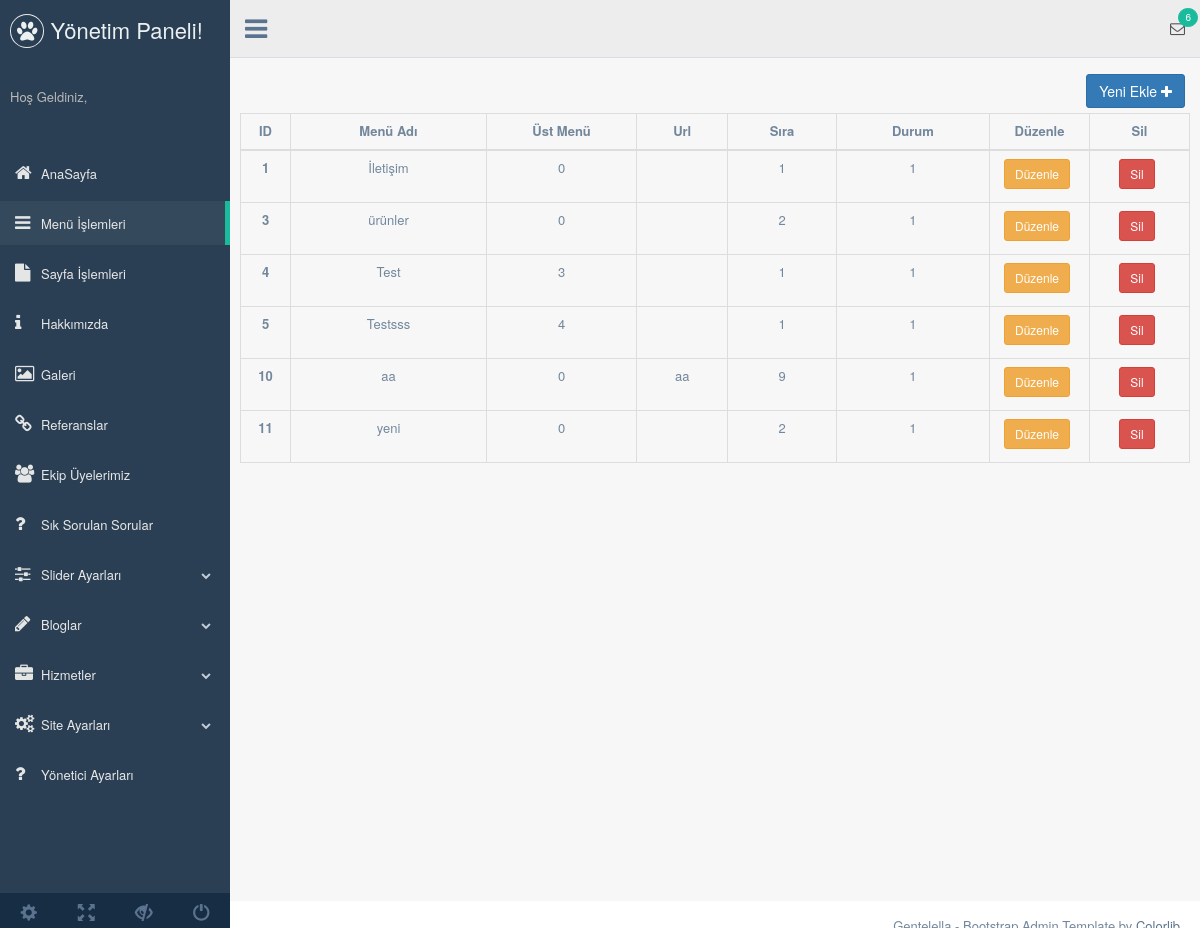
/admin/production/menu.php, run on the app's committed database.
### tables this page shows
CREATE TABLE `menu` (
  `menu_id` int(11) NOT NULL,
  `menu_ust` int(11) NOT NULL,
  `menu_ad` varchar(55) NOT NULL,
  `menu_url` varchar(255) DEFAULT NULL,
  `menu_sira` int(11) NOT NULL,
  `menu_durum` tinyint(1) NOT NULL,
  `sayfa_id` int(11) NOT NULL
);

### admin/functions/db.class.php (called while the page is built)
<?php
class Db{
    private $host = "localhost";
    private $username = "root";
    private $password = "";
    private $dbname = "admin";
    protected function connect()
    {
        try
        {
            $dsn = "mysql:host=".$this->host.";dbname=".$this->dbname;
            $pdo = new PDO($dsn,$this->username,$this->password);
            $pdo->setAttribute(PDO::ATTR_ERRMODE, PDO::ERRMODE_EXCEPTION);
            $pdo->setAttribute(PDO::ATTR_DEFAULT_FETCH_MODE, PDO::FETCH_OBJ);
            return $pdo;
        }
        catch(PDOException $e)
        {
            echo "Bağlantı Hatası: ".$e->getMessage();
        }
    }
}
?>

### admin/functions/functions.class.php (called while the page is built, shortened)
<?php
class menu extends Db
{
    public function menuGetir()
    {
        $query = "SELECT * FROM menu";
        $stmt = $this->connect()->prepare($query);
        $stmt->execute();
        return $stmt->fetchAll();
    }
}
?>

### admin/production/menu.php (the view, shortened to what this page needs)
<?php
require_once('../functions/db.class.php');
include "../functions/functions.class.php";
include "../production/inc/_header.php";
?>
<?php
$menu= new menu();
?>
<div class="right_col">
    <div class="row">
        <a href="menu-ekle.php" class="btn btn-primary" style="float:right; margin-top:6px;">Yeni Ekle <i class="fa fa-plus"></i></a>
        <table class="table table-bordered" style="text-align:center;">
                        <thead >
                            <tr >
                            <th scope="col" style="width: 50px; text-align:center;">ID</th>
                            <th scope="col" style="text-align:center;">Menü Adı</th>
                            <th scope="col" style="width: 150px; text-align:center;">Üst Menü</th>
                            <th scope="col" style="text-align:center;">Url</th>
                            <th scope="col" style="text-align:center;">Sıra</th>
                            <th scope="col" style="text-align:center;">Durum</th>
                            <th scope="col" style="width: 100px; text-align:center;">Düzenle</th>
                            <th scope="col" style="width: 100px; text-align:center;">Sil</th>
                            </tr>
                        </thead>
                        <?php
                            if($menu->menuGetir())
                            {
                                ?>
                                    <tbody>
                                        <?php
                                        foreach($menu->menuGetir() as $mnu)
                                        {
                                            ?>
                                            <tr>
                                                <th scope="row" style="text-align:center;"><?php echo $mnu->menu_id?></th>
                                                <td ><?php echo $mnu->menu_ad?></td>
                                                <td style="text-align:center;"><?php echo $mnu->menu_ust?></td>
                                                <td style="text-align:center;"><?php echo $mnu->menu_url?></td>
                                                <td style="text-align:center;"><?php echo $mnu->menu_sira?></td>
                                                <td style="text-align:center;"><?php echo $mnu->menu_durum?></td>
                                                <td><a href="menu-duzenle.php?menu_id=<?php echo $mnu->menu_id?>" class="btn btn-warning btn-sm">Düzenle</a></td>
                                                <td><a href="menu.php?menu_id=<?php echo $mnu->menu_id?>&islem=sil" class="btn btn-danger btn-sm">Sil</a></td>
                                            </tr>
                                            <?php
                                        }
                                        ?>
                                    </tbody>
                                <?php
                            }
                        ?>
        </table>
    </div>
</div>
<?php
include "../production/inc/_footer.php";
?>

### data on the page
menu: menu_id "1", menu_ad "İletişim", menu_ust "0", menu_sira "1", menu_durum "1"
menu: menu_id "3", menu_ad "ürünler", menu_ust "0", menu_sira "2", menu_durum "1"
menu: menu_id "4", menu_ad "Test", menu_ust "3", menu_sira "1", menu_durum "1"
menu: menu_id "5", menu_ad "Testsss", menu_ust "4", menu_sira "1", menu_durum "1"
menu: menu_id "10", menu_ad "aa", menu_ust "0", menu_url "aa", menu_sira "9", menu_durum "1"
menu: menu_id "11", menu_ad "yeni", menu_ust "0", menu_sira "2", menu_durum "1"
